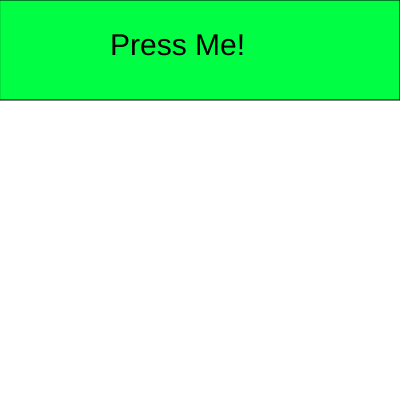
Frame 1 (no input)
Frame 60 (no input): identical to frame 1, image omitted
Frame 120 (the mouse pressed at the canvas centre since frame 60): identical to frame 1, image omitted

The p5.js sketch that drew this single still picture (run headless with seeded random() and noise() and a simulated clock; from frame 60 on, the mouse is pressed at the canvas centre):

// p5.js sketch
// ── sketch.js
function setup() {
    
    var debug = true;
    if (debug == true) {
      canvasX = 400;
      canvasY = 400;
    } else {
      canvasX = 1920;
      canvasY = 891;
    }
    createCanvas(canvasX, canvasY);
}

function draw() {
    background(255,255,255);
    
    fill(0,255,68);//Start Color
    if (mouseIsPressed && mouseY <= 100){
        fill(255,0,0);
    }

    rect(0,0,400,100)//Button
    
    fill(0,0,0);
    
    textSize(30);
    text("Press Me!", 110,55)
   

}
